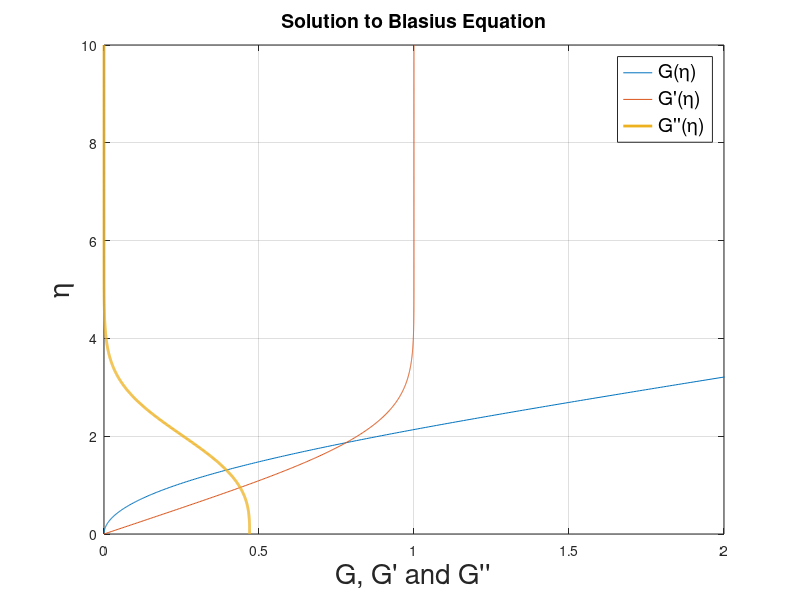
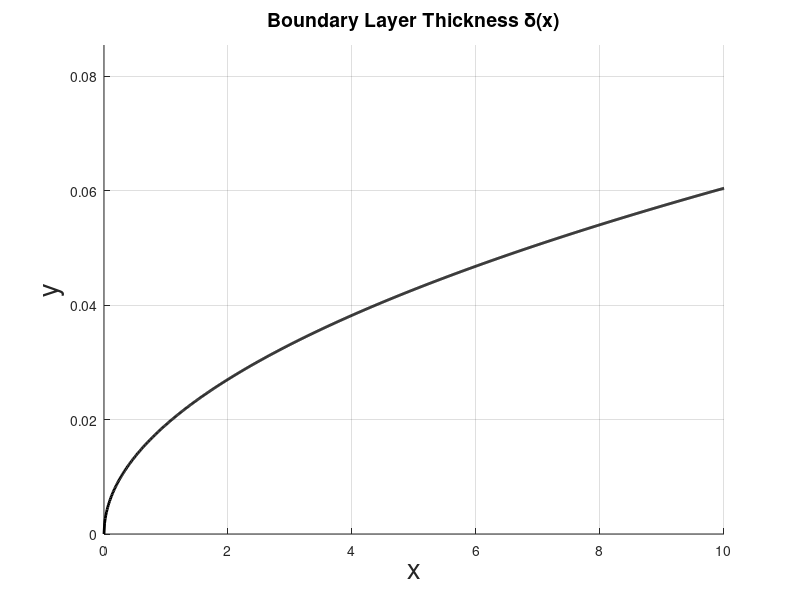
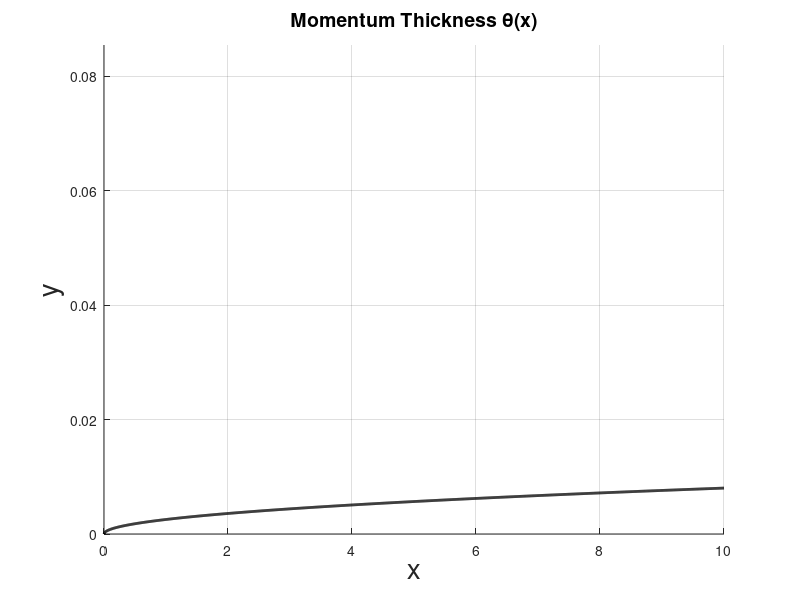
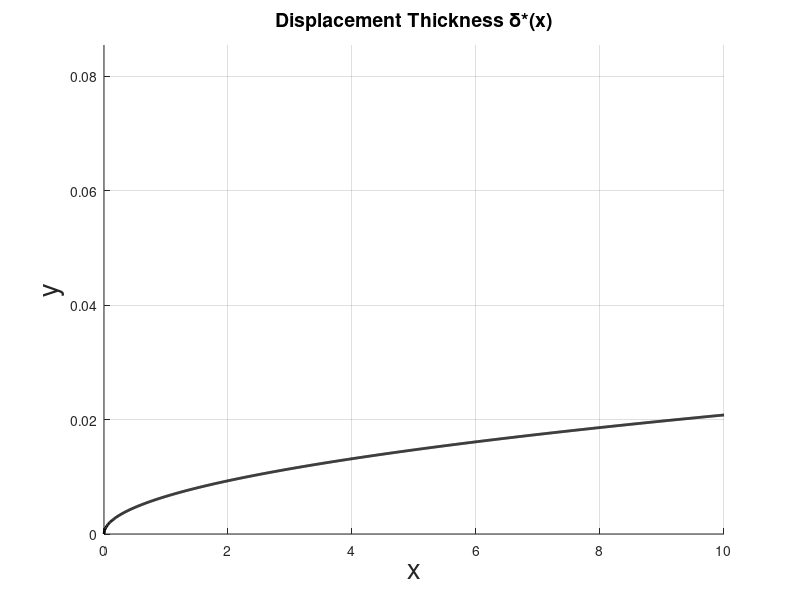

Write MATLAB code to recreate these figures, in order.
% Solutions to Blasius Equation
clear all; close all; clc 

%% Parameters of Blasius Equation
U_inf = 1;
L = 10;
mu = 1.789E-5;
rho = 1.225;
nu = mu/rho;
A = sqrt(nu/U_inf);
h = 0.01;

%% Numerical Solution of Blasius Equation Using Runge-Kutta
G1 = @(x, y1, y2, y3) y2;
G2 = @(x, y1, y2, y3) y3;
G3 = @(x, y1, y2, y3) -y1*y3;
eta = 0:h:10;
x = 0:h:10;
y1(1) = 0;
y2(1) = 0;
y3(1) = 0.4696;
for i = 1:(length(eta)-1)
    a = h.*[G1(eta(i), y1(i), y2(i), y3(i)), G2(eta(i), y1(i), y2(i), y3(i)), G3(eta(i), y1(i), y2(i), y3(i))];
    b = h.*[G1(eta(i), y1(i)+a(1)/2, y2(i)+a(2)/2, y3(i)+a(3)/2), G2(eta(i)+h/2, y1(i)+a(1)/2, y2(i)+a(2)/2, y3(i)+a(3)/2), G3(eta(i)+h/2, y1(i)+a(1)/2, y2(i)+a(2)/2, y3(i)+a(3)/2)];
    c = h.*[G1(eta(i), y1(i)+b(1)/2, y2(i)+b(2)/2, y3(i)+b(3)/2), G2(eta(i)+h/2, y1(i)+b(1)/2, y2(i)+b(2)/2, y3(i)+b(3)/2), G3(eta(i)+h/2, y1(i)+b(1)/2, y2(i)+b(2)/2, y3(i)+b(3)/2)];
    d = h.*[G1(eta(i), y1(i)+c(1), y2(i)+c(2), y3(i)+c(3)), G2(eta(i)+h, y1(i)+c(1), y2(i)+c(2), y3(i)+c(3)), G3(eta(i)+h, y1(i)+c(1), y2(i)+c(2), y3(i)+c(3))];
    y3(i+1) = y3(i)+ 1/6*(a(3)+2*b(3)+2*c(3)+d(3));
    y2(i+1) = y2(i)+ 1/6*(a(2)+2*b(2)+2*c(2)+d(2));
    y1(i+1) = y1(i)+ 1/6*(a(1)+2*b(1)+2*c(1)+d(1));
end

%% Plotting and Visualization
figure(1)
plot(y1, eta, y2, eta, y3, eta, 'LineWidth', 2)
xlim([0 2])
title('Solution to Blasius Equation', 'FontSize', 14);
xlabel('G, G'' and G''''', 'FontSize', 20);
ylabel('\eta', 'FontSize', 20);
grid on
Legend1 = {'G(\eta)', 'G''(\eta)', 'G''''(\eta)'}; % G' = u/u_e
legend(Legend1, 'FontSize', 14);

%% Velocity Profile and the BL thickness distribution
figure(2)
hold all
for i = 1:length(x)
    delta(i) = 5*sqrt(x(i))*A;
end
plot(x, delta, 'LineWidth', 2, 'color', 'black');
position = [1 4 5];
for j = 1:length(position)
    y{j} = eta*sqrt(position(j))*A;
%    plot(y2+position(j), y{j}, 'LineWidth', 2)
end
%Legend2 = {'\delta (x)', 'Velocity Profile at x = 1', 'Velocity Profile at x = 4', 'Velocity Profile at x = 5'};
%title('Velocity profiles at x = 1, 4 and 5 plus BL thickness distribution along the plate', 'FontSize', 14);
title('Boundary Layer Thickness \delta(x)', 'FontSize', 14);
xlabel('x', 'FontSize', 20);
ylabel('y', 'FontSize', 20);
%legend(Legend2, 'FontSize', 14);
ylim([0, max(y{j})])
grid on

%% Momentum Thickness Theta
figure(3)
hold all
for i = 1:length(x)
    delta(i) = 0.664*sqrt(x(i))*A;
end
plot(x, delta, 'LineWidth', 2, 'color', 'black');
position = [1 4 5];
for j = 1:length(position)
    y{j} = eta*sqrt(position(j))*A;
end
title('Momentum Thickness \theta(x)', 'FontSize', 14);
xlabel('x', 'FontSize', 20);
ylabel('y', 'FontSize', 20);
ylim([0, max(y{j})])
grid on

%% Displacement Thickness delta*
figure(4)
hold all
for i = 1:length(x)
    delta(i) = 1.721*sqrt(x(i))*A;
end
plot(x, delta, 'LineWidth', 2, 'color', 'black');
position = [1 4 5];
for j = 1:length(position)
    y{j} = eta*sqrt(position(j))*A;
end
title('Displacement Thickness \delta*(x)', 'FontSize', 14);
xlabel('x', 'FontSize', 20);
ylabel('y', 'FontSize', 20);
ylim([0, max(y{j})])
grid on

%% shear stress at the wall as function of x
figure(5)
for i = 1 : length(x)
    tau_x(i) = mu*U_inf*y3(1)*sqrt(U_inf/2/nu/x(i));
end
plot(x, tau_x, 'LineWidth', 2, 'color', 'black')
title('Shear Stress at the Wall', 'FontSize', 14);
xlabel('x', 'FontSize', 20);
ylabel('\tau_w_a_l_l', 'FontSize', 20);
axis tight
grid on

%% shear stress as function of eta at x = 1, 4, 5
figure(6)
hold all
for i = 1:length(position)
    tau_eta = mu*U_inf*y3*sqrt(U_inf/2/nu/position(i));
    plot(x, tau_eta, 'LineWidth', 2)
end
title('shear stress as funcion of \eta ', 'FontSize', 14);
xlabel('\eta', 'FontSize', 20);
ylabel('\tau', 'FontSize', 20);
axis tight
grid on
Legend3 = {'\tau(\eta) at x = 1', '\tau(\eta) at x = 4', '\tau(\eta) at x = 5'};
legend(Legend3, 'FontSize', 14);

%% shear derivative as function of eta at x = 1, 4, 5
figure(7)
hold all
y4 = -1/2*y1.*y3;
for i = 1 : length(position)
    tau_d = mu*U_inf^2/2/nu/position(i)*y4; %shear derivative partial(tau)/partial(y) at the wall y=0
    plot(eta, tau_d, 'LineWidth', 2)
end
title('shear stress derivative as function of \eta ', 'FontSize', 14);
xlabel('\eta', 'FontSize', 20);
ylabel('\tau''', 'FontSize', 20);
axis tight
grid on
Legend4 = {'\tau''(\eta) at x = 1', '\tau''(\eta) at x = 4', '\tau''(\eta) at x = 5'};
legend(Legend4, 'FontSize', 14);

%% local shear cofficient as a function of x
figure(8)
hold all
for i = 1: length(x)
    cfx(i) = tau_x(i)*2/rho/U_inf^2;
    % cfxt(i) = 0.664/sqrt(rho*U_inf*x(i)/mu);
end
plot(x, cfx, 'LineWidth', 2, 'color', 'black')
title('Local shear coefficient along the flat plate', 'FontSize', 14);
xlabel('x', 'FontSize', 20);
ylabel('C_f_x', 'FontSize', 20);
axis tight
grid on

%% Total Skin friction coefficient
CF_T = 0;
dx = x(2)-x(1);
for i = 2 : length(x)
    CF_T = CF_T + 1/L*cfx(i)*dx;
end
CDF_T = CF_T*2;

%% Accumulative Drag Force as function of x
CF = 0;
for i = 2 : length(x)
    CF(i) = 1/L*cfx(i)*dx;
    CF(i) = CF(i-1)+CF(i);
    CDF(i) = CF(i)*2;
    D(i) = 1/2*rho*U_inf^2*L*CDF(i);
end

figure(9)
plot(x, CF, 'LineWidth', 2, 'color', 'black');
title('Friction Coefficient', 'FontSize', 14);
xlabel('x', 'FontSize', 20);
ylabel('C_F', 'FontSize', 20);
axis tight
grid on

figure(10)
plot(x, D, 'LineWidth', 2, 'color', 'black');
title('Accumulative Drag Force along the flat plate', 'FontSize', 14);
xlabel('x', 'FontSize', 20);
ylabel('Drag Force (D)', 'FontSize', 20);
axis tight
grid on

figure(11)
y1 = zeros(1, length(x));
position1 = ones(1, length(x))*position(1);
position2 = ones(1, length(x))*position(2);
position3 = ones(1, length(x))*position(3);
C1 = ones(1, (length(x)+1))*position(1);
C2 = ones(1, (length(x)+1))*position(2);
C3 = ones(1, (length(x)+1))*position(3);
hold all
fill3([position1, position1(1)], [y2, 0], [y{1}, y{1}(length(x))], C1, 'LineWidth', 2)
fill3([position2, position2(2)], [y2, 0], [y{2}, y{2}(length(x))], C2, 'LineWidth', 2)
fill3([position3, position3(3)], [y2, 0], [y{3}, y{3}(length(x))], C3, 'LineWidth', 2)
plot3(x, y1, delta, 'LineWidth', 2, 'color', 'black')
grid on
title('BL thickness and velocity profile of the flow', 'FontSize', 14);
xlabel('x', 'FontSize', 20);
ylabel('Longitudinal velocity u', 'FontSize', 15);
zlabel('\delta(x)', 'FontSize', 20);
view([-146 11])
ylim([0 3])
zlim([0, 2*max(y{j})])

%% normal velocity
figure(12)
v = U_inf./sqrt(2*U_inf*x*rho/mu).*(eta.*y2-y1);
% at x = 0.1
y = eta*sqrt(0.1)/sqrt(rho*U_inf/2/mu);
plot(v, y, 'LineWidth', 2, 'color', 'black')
title('Normal Velocity of Flat Plate at x = 0.1 ', 'FontSize', 14);
xlabel('V', 'FontSize', 20);
ylabel('Y', 'FontSize', 20);
axis tight
grid on
